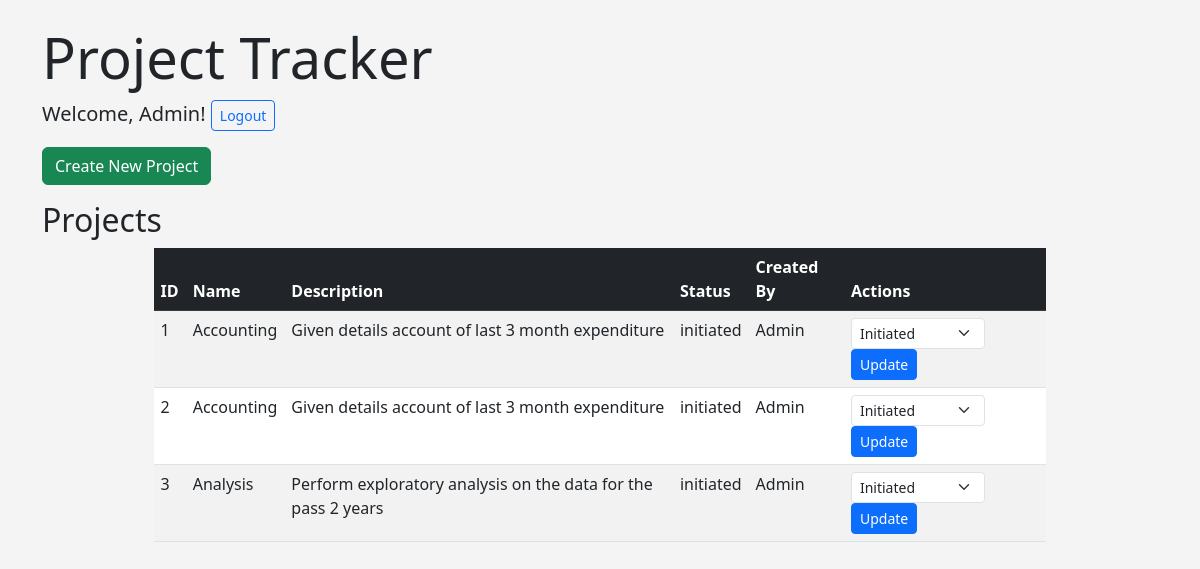
Screenshot of / (signed in) with the database file from the repository.
### models.py (models this page shows)
class User(UserMixin, db.Model):
    id = db.Column(db.Integer, primary_key=True)
    username = db.Column(db.String(80), unique=True, nullable=False)
    password = db.Column(db.String(120), nullable=False)
    role = db.Column(db.String(20), default='user')  # 'user' or 'admin'

class Project(db.Model):
    id = db.Column(db.Integer, primary_key=True)
    name = db.Column(db.String(100), nullable=False)
    description = db.Column(db.Text, nullable=True)
    status = db.Column(db.String(20), default='initiated')  # initiated, approved, in_progress, completed, handed_over
    created_by = db.Column(db.Integer, db.ForeignKey('user.id'), nullable=False)
    created_at = db.Column(db.DateTime, default=db.func.now())
    updated_at = db.Column(db.DateTime, default=db.func.now(), onupdate=db.func.now())

### routes.py (the view)
@app.route('/')
@login_required
def index():
    try:
        projects = Project.query.all()
        project_data = [
            {
                "id": project.id,
                "name": project.name,
                "description": project.description or "No description",
                "status": project.status,
                "created_by_username": User.query.get(project.created_by).username
            }
            for project in projects
        ]
        return render_template('index.html', projects=project_data)
    except Exception as e:
        flash(f"Error loading projects: {str(e)}", "error")
        return render_template('index.html', projects=[])

### app.py (called while the page is built)
@login_manager.user_loader
def load_user(user_id):
    return User.query.get(int(user_id))

### templates/index.html (shortened to what this page needs)
<!DOCTYPE html>
<html>
<head>
  <link href="https://cdn.jsdelivr.net/npm/bootstrap@5.3.0/dist/css/bootstrap.min.css" rel="stylesheet">
  <link rel="stylesheet" href="{{ url_for('static', filename='styles.css') }}">
</head>
<body>
  <div class="container">
    <div class="jumbotron mt-4">
      <h1 class="display-4">Project Tracker</h1>
      <p class="lead">Welcome, {{ current_user.username }}! <a href="{{ url_for('logout') }}" class="btn btn-outline-primary btn-sm">Logout</a></p>
    </div>
    <p><a href="{{ url_for('new_project') }}" class="btn btn-success">Create New Project</a></p>
    <h2>Projects</h2>
    {% if projects %}
      <table class="table table-striped">
        <thead class="table-dark">
          <tr>
            <th>ID</th>
            <th>Name</th>
            <th>Description</th>
            <th>Status</th>
            <th>Created By</th>
            <th>Actions</th>
          </tr>
        </thead>
        <tbody>
          {% for project in projects %}
            <tr>
              <td>{{ project.id }}</td>
              <td>{{ project.name }}</td>
              <td>{{ project.description }}</td>
              <td>{{ project.status }}</td>
              <td>{{ project.created_by_username }}</td>
              <td>
                <form action="{{ url_for('update_project', project_id=project.id) }}" method="POST" class="d-inline">
                  <select name="status" class="form-select form-select-sm d-inline w-auto">
                    <option value="initiated" {% if project.status == 'initiated' %}selected{% endif %}>Initiated</option>
                  </select>
                  <button type="submit" class="btn btn-primary btn-sm">Update</button>
                </form>
              </td>
            </tr>
          {% endfor %}
        </tbody>
      </table>
    {% else %}
      <p class="text-muted">No projects yet.</p>
    {% endif %}
  </div>
</body>
</html>

### static/styles.css (style rules this page uses)
body { background-color: #f4f4f4; }
.table { width: 80%; margin: 0 auto; }
.table th, .table td { padding: 7px; }

### rows the page displays
User: username "Admin", created_by_username "Admin" "Admin" "Admin"
Project: name "Accounting", description "Given details account of last 3 month expenditure", status "initiated", status "Initiated"
Project: name "Accounting", description "Given details account of last 3 month expenditure", status "initiated", status "Initiated"
Project: name "Analysis", description "Perform exploratory analysis on the data for the pass 2 years", status "initiated", status "Initiated"

### other values shown
{{ project.id }} "1" "2" "3"
